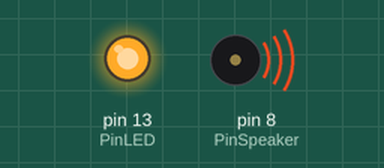
The sketch below on a simulated Arduino Uno, built with avr-gcc and run on an emulated ATmega328P. Shown: output pins drawn as LEDs (lit = HIGH), buzzer (waves = sounding).

Above: at 0.1 s.
At 20.4 s:
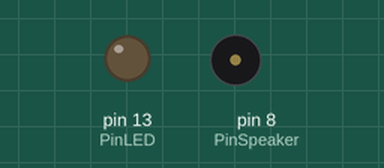
At 39.8 s:
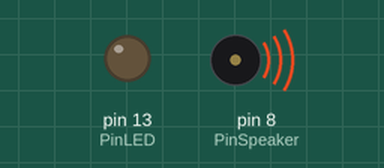
Timing chart, 0 to 40.0 s (numbered marks = the images above):
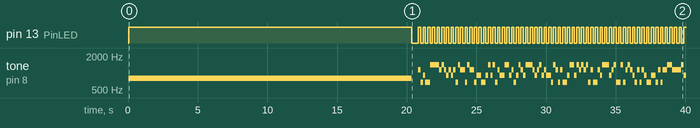

The sketch:

BeaconPI4CW.ino
```cpp
/*
    Simple mixed mode beacon sending PI4, CW callsign and locator and carrier
    for use with the Aurdino Uno platform.

    GPS, or another time provider, is not need as it would be in real life.
    To improve timr precission interrupt timing shoudl be implementes.

    The LED connected to pin 13 flashed with transmission.

    Environment
    - IDE: Arduino IDE 1.0.1
    - Platform: Arduino Uno LED on pin 13 (built in on Arduino Uno)
    - Hardware: Speaker connected on pin 8

    By Bo, OZ2M - www.rudius.net/oz2m
*/

// Hardware parameters
const int PinSpeaker=8;         // The pin where the speaker is connected
const int PinLED=13;            // Tee pin where the LED is connected

// Software variables
//                     _123456789_123456789_123456789_1234567
const char PI4Chars[]="0123456789ABCDEFGHIJKLMNOPQRSTUVWXYZ /";
const char PI4Vector[]={0,0,1,0,0,1,1,1,1,0,1,0,1,0,1,0,0,1,0,0,0,1,0,0,0,1,1,0,0,1,
                        1,1,1,0,0,1,1,1,1,1,0,0,1,1,0,1,1,1,1,0,1,0,1,1,0,1,1,0,1,0,
                        0,0,0,0,1,1,1,1,1,0,1,0,1,0,0,0,0,0,1,1,1,1,1,0,1,0,0,1,0,0,
                        1,0,1,0,0,0,0,1,0,0,1,1,0,0,0,0,0,1,1,0,0,0,0,1,1,0,0,1,1,1,
                        0,1,1,1,0,1,1,0,1,0,1,0,1,0,0,0,0,1,1,1,0,0,0,0,1,1};
const int PI4MaxInfoLength=8;
const int PI4Symbols=146;       // The number of symbols in the PI4 transmission
int Symbols[PI4Symbols];        // The PI4 symbols
int PI4Tones[4];                // The PI4 tones

int CWCallsign[8];
int CWCallsignLength;
int CWLocator[6];
int CWLocatorLength;

// User variables
char PI4Message[9]="OZ7IGY  ";  // Length of PI4 Message must be 8 charcters. If need pad with spaces
char Callsign[9]="OZ7IGY";      // Max length of callsign is 8 charcters
char Locator[7]="JO55WM";       // Max length of locator is 6 charcters
const int CWTone=800;

int Parity(long int Value)
{
  int Even=0;
  int BitNo;
  for (BitNo=0;BitNo<=31;BitNo++)
    if (((Value >> BitNo) & 0x01) != 0)
      Even=1-Even;

  return Even;
}

void PI4MakeMessage(char *Msg)
{
  int I,J;
  int BitNo;

  // Source encoding
  unsigned long long SourceEnc;

  SourceEnc=0;
  for (I=0;I<PI4MaxInfoLength;I++)
    SourceEnc=SourceEnc*38+(unsigned long long) (strchr(PI4Chars,Msg[I])-PI4Chars);

  // Convolutional Encoding
  const unsigned long Poly1=0xF2D05351;
  const unsigned long Poly2=0xE4613C47;
  unsigned long N=0;
  char ConvEnc[PI4Symbols]={0};

  I=0;
  for (J=0;J<PI4Symbols/2;J++)
  {
    N <<= 1;
    if((SourceEnc & 0x20000000000LLU) != 0)
      N |= 1;
    SourceEnc <<= 1;

    ConvEnc[I++]=Parity(N & Poly1);
    ConvEnc[I++]=Parity(N & Poly2);
  }

  // Interleaving
  int P=0;
  int R=0;
  int Interleaved[PI4Symbols]={0};

  for (I=0;I<=255;I++)
  {
    for (BitNo=0;BitNo<=7;BitNo++)
    {
      if (((I >> BitNo) & 0x01)==0x01)
	R |= 1 << (7-BitNo);
      else
	R &= ~(1Lu << (7-BitNo));
    }

    if ((P<PI4Symbols) && (R<PI4Symbols))
      Interleaved[R]=ConvEnc[P++];
  }

  //  Merge With Sync Vector
  for (I=0;I<PI4Symbols;I++)
    Symbols[I]=PI4Vector[I]+(2*Interleaved[I]);
}

int CharToMorse(char Ch)
{
  const char Letters[]={0x42,0x84,0xA4,0x83,0x01,0x24,0xC3,0x04,0x02,0x74,0xA3,0x44,0xC2,0x82,0xE3,0x64,0xD4,0x43,0x03,0x81,0x23,0x14,0x63,0x94,0xB4,0xC4};
  const char Numbers[]={0x95,0xFD,0x7D,0x3D,0x1D,0x0D,0x05,0x85,0xC5,0xE5,0xF5};

  if (Ch==0)
    return(0);                                          // Not a valid morse character
  else
    if (Ch<'A')                                         // Get then Morse pattern
      return(Numbers[Ch-'/']);
    else
      return(Letters[Ch-'A']);
}

void SendMorse(const int *Info, const int Length)
{
  const int CWDotDuration=100;                          // 100 ms = 60 LPM = 12 WPM
  int I,J;
  int Morse;
  int MorseLength;

  for (I=0;I<Length;I++)
  {
    Morse=Info[I];
    MorseLength=Morse & 0x07;                           // Bit2 to Bit0 of Morse[I] is the length

    for (J=0;J<MorseLength;J++)
    {
      tone(PinSpeaker,CWTone);
      digitalWrite(PinLED,HIGH);                        // Turn LED on

      if ((Morse & 0x80)==0x80)                         // If MSB 0 = dot, 1 = dash,
        delay(3*CWDotDuration);                         // It is a dash, so wait 3 dot durations
      else
        delay(CWDotDuration);                           // It is a dot, so wait 1 dot duration

      noTone(PinSpeaker);
      digitalWrite(PinLED,LOW);                         // Turn LED off
      delay(CWDotDuration);
      Morse=Morse <<1;                                  // Point to next bit
    }
    delay(CWDotDuration << 1);                          // Inter morse character pause, 1 dot duration already "gone" so only 2 left
  }
}

void setup()
{
  int I;

  pinMode(PinLED,OUTPUT);                               // Enable LID on pin 13
  digitalWrite(PinLED,LOW);                             // Turn LED off

  // Prepare PI4
  PI4MakeMessage(PI4Message);                           // Convert the PI4 message to symbols

  PI4Tones[0]=CWTone- (float) 20*12000/2048+0.5;        // Calculate the PI4 tones with K=40
  PI4Tones[1]=CWTone+ (float) 20*12000/2048+0.5;
  PI4Tones[2]=CWTone+ (float) 60*12000/2048+0.5;
  PI4Tones[3]=CWTone+ (float) 100*12000/2048+0.5;

  // Prepare CW Callsign
  CWCallsignLength=strlen(Callsign);                    // Find the length of the now encoded CW callsign
  for (I=0;I<CWCallsignLength;I++)                                                                     // Put the EEPROM CW Callsign into the active CW Callsign
    CWCallsign[I]=CharToMorse(Callsign[I]);             // Encode the callsign character

  // Prepare CW Locator
  CWLocatorLength=strlen(Locator);                      // Find the length of the now encoded CW callsign
  for (I=0;I<CWLocatorLength;I++)                                                                     // Put the EEPROM CW Callsign into the active CW Callsign
    CWLocator[I]=CharToMorse(Locator[I]);               // Encode the locator character
}

void loop()
{
  int I;

  // Wait until 59 s with carrier it real beacon program
  tone(PinSpeaker,CWTone);
  digitalWrite(PinLED,HIGH);                            // Set LED high to indicate carrier
  delay(20000);                                         // Delay "until" sec 59 is reached
  delay(300);                                           // Delay 500 ms incl GPS intrepretation time

  noTone(PinSpeaker);                                   // Speaker off
  digitalWrite(PinLED,LOW);                             // Set LED high to indicate carrier
  delay(500);                                           // Delay between carrier and PI4

  // Send PI4 message
  for (I=0;I<PI4Symbols;I++)
  {
    tone(PinSpeaker,PI4Tones[Symbols[I]]);
    digitalWrite(PinLED,!digitalRead(PinLED));          // Toggle LED on/off

    delay(167);                                         // Symbol width 166,667 ms
  }
  noTone(PinSpeaker);                                   // Speaker off

  delay(667);                                           // Pause between PI4 message and CW callsign

  // Send CW callsign
  SendMorse(CWCallsign,CWCallsignLength);
  delay(500);                                           // Pause between CW callsign and locator

  // Send CW locator
  SendMorse(CWLocator,CWLocatorLength);
  delay(500);                                           // Pause between CW locator and carrier
}
```

Measured:
- by itself, pin 13 (PinLED): goes HIGH 20.3 s, LOW 0.50 s, 57 × (HIGH 0.17 s, LOW 0.17 s), then HIGH
- by itself, tone on pin 8 (PinSpeaker): plays 800 Hz for 20.3 s, 1152 Hz for 0.17 s, 683 Hz for 0.17 s, 917 Hz for 0.17 s, 683 Hz for 0.33 s, 1386 Hz for 0.67 s … (90 notes in this stretch)
